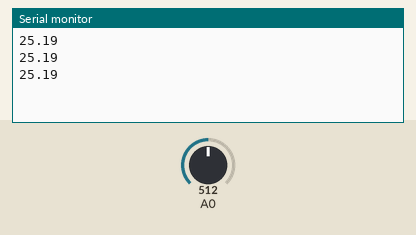
A sketch run on a simulated Arduino Uno, built with avr-gcc and run on an emulated ATmega328P. Parts: the last lines printed to the serial monitor. Inputs (shaded band) come from the test bench; at power-on: A0 = 512.

Above: at 1.3 s.
1.4 s: A0 set to 716
At 1.9 s:
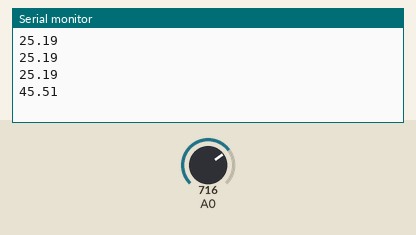
2.9 s: A0 set to 900
At 3.3 s:
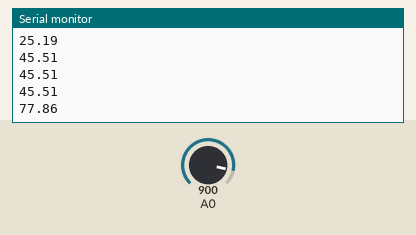
Timing chart, 0 to 5.9 s (numbered marks = the images above; inputs shaded):
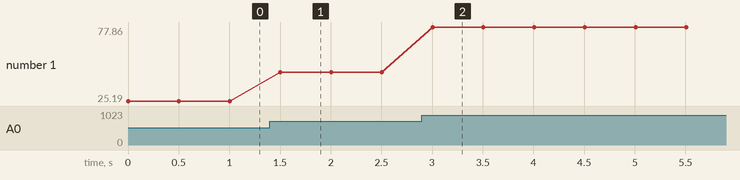

The sketch:

thermostor.ino
```cpp
const float T0=298.15;// 273K+25
const float R0=10000; //ROOM Resistor
const float belta=3950;
const float r=10000;
float val;
float R,vol,T;


void setup() {
  // put your setup code here, to run once:
Serial.begin(9600);
}

void loop() {
  // puti your main code here, to run repeatedly:
val=analogRead(A0);
vol=(val*5)/1023; //voltage of thermostor   val * 0.0049
R=(r*(5-vol))/vol;
T=(T0*belta)/ (belta+(T0*log(R/R0)));
Serial.println(T-273);
delay(500);

}
```

Measured:
- after the input at 1.4 s, the serial monitor: prints a new line after 0.10 s (image 1)
- after the input at 2.9 s, the serial monitor: prints a new line after 0.11 s (image 2)
- plotted number 1: 25.19 → 45.51 after the input at 1.4 s, 45.51 → 77.86 after the input at 2.9 s
